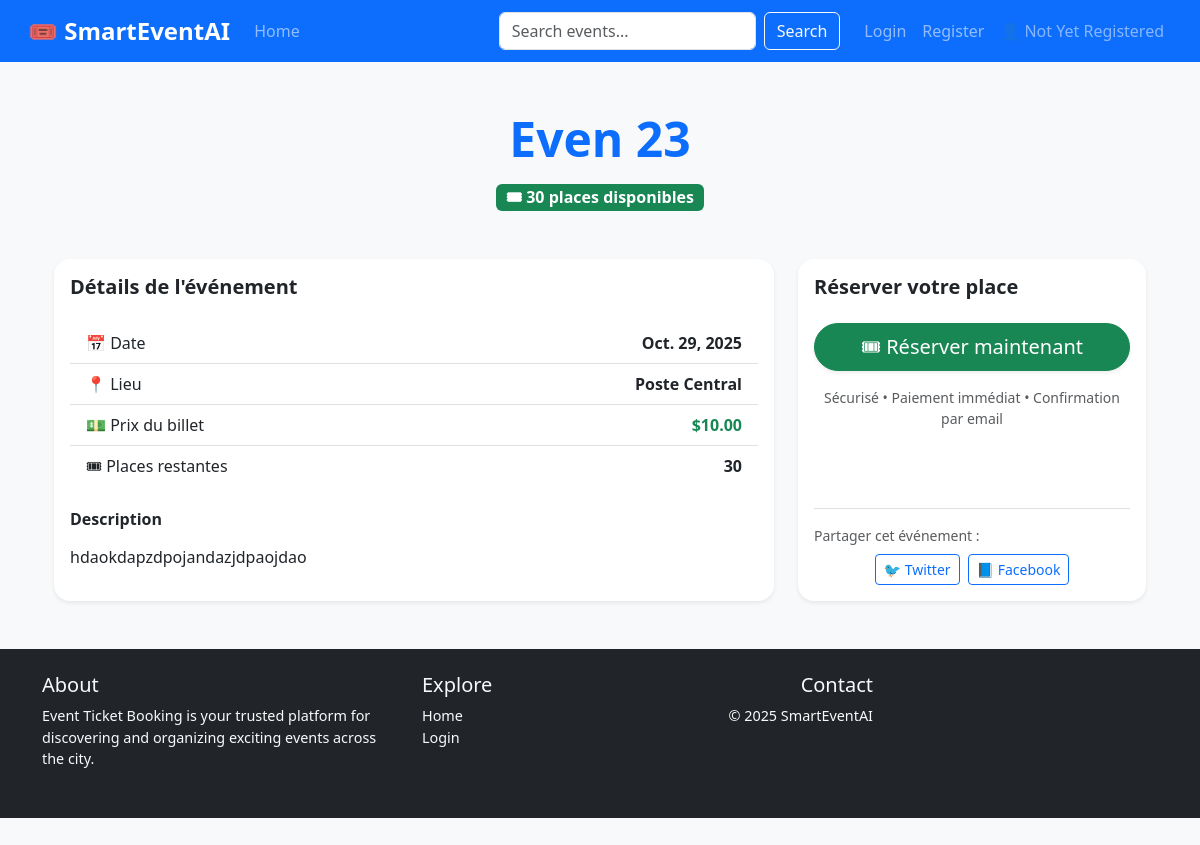
Screenshot of /event/8/ with the database file from the repository.
### event_service/models.py (models this page shows, shortened)
class Event(models.Model):
    title = models.CharField(max_length=200)
    description = models.TextField()
    location = models.CharField(max_length=200)
    date = models.DateField()
    ticket_price = models.DecimalField(max_digits=8, decimal_places=2, default=0.00)
    available_tickets = models.PositiveIntegerField(default=0)
    organizer = models.ForeignKey(User, on_delete=models.CASCADE)
    created_at = models.DateTimeField(auto_now_add=True)
    is_deleted = models.BooleanField(default=False)
    ambassadors = models.ManyToManyField(User, blank=True, related_name='ambassador_events')

### Event_Ticket_Booking_System/views.py (the view)
# urls.py: path('event/<int:event_id>/', event_public_detail, name='event_public_detail'),
def event_public_detail(request, event_id):
    event = get_object_or_404(Event, id=event_id)
    ref_id = request.GET.get('ref')
    print(ref_id)
    return render(request, 'event_public.html',
                  {'event': event, "ref_ambassador": ref_id}
                  )

### templates/event_public.html (shortened to what this page needs)
{% extends 'base.html' %}
{% load static %}
{% block content %}
<div class="container my-5">
  <div class="text-center mb-5">
    <h1 class="display-5 fw-bold text-primary">{{ event.title }}</h1>
    {% if event.available_tickets > 0 %}
      <span class="badge bg-success fs-6 mt-2">🎟 {{ event.available_tickets }} places disponibles</span>
    {% else %}
      <span class="badge bg-danger fs-6 mt-2">❌ Événement complet</span>
    {% endif %}
  </div>
  <div class="row g-4">
    <div class="col-lg-8">
      <div class="card shadow-sm border-0 rounded-4">
        <div class="card-body">
          <h5 class="fw-bold mb-4">Détails de l'événement</h5>
          <ul class="list-group list-group-flush">
            <li class="list-group-item d-flex justify-content-between align-items-center">
              <span>📅 Date</span>
              <strong>{{ event.date }}</strong>
            </li>
            <li class="list-group-item d-flex justify-content-between align-items-center">
              <span>📍 Lieu</span>
              <strong>{{ event.location }}</strong>
            </li>
            <li class="list-group-item d-flex justify-content-between align-items-center">
              <span>💵 Prix du billet</span>
              <strong class="text-success">${{ event.ticket_price }}</strong>
            </li>
            <li class="list-group-item d-flex justify-content-between align-items-center">
              <span>🎟 Places restantes</span>
              <strong>
                {% if event.available_tickets > 0 %}
                  {{ event.available_tickets }}
                {% else %}
                  0
                {% endif %}
              </strong>
            </li>
          </ul>
          <div class="mt-4">
            <h6 class="fw-bold">Description</h6>
            <p class="text-muted">{{ event.description|linebreaks }}</p>
          </div>
        </div>
      </div>
    </div>
    <div class="col-lg-4">
      <div class="card shadow-sm border-0 rounded-4 h-100">
        <div class="card-body d-flex flex-column">
          <h5 class="fw-bold mb-4">Réserver votre place</h5>
          {% if event.available_tickets > 0 %}
            <a href="{% url 'event-detail' event.id %}?ref={{ request.GET.ref|urlencode }}" class="btn btn-success btn-lg w-100 mb-3 rounded-pill shadow-sm">
              🎟 Réserver maintenant
            </a>
            <p class="text-muted small text-center">
              Sécurisé • Paiement immédiat • Confirmation par email
            </p>
          {% endif %}
          <div class="mt-auto pt-3 border-top">
            <p class="small text-muted mb-2">Partager cet événement :</p>
            <div class="d-flex gap-2 justify-content-center">
              <a href="https://twitter.com/intent/tweet?text=Venez%20à%20{{ event.title|urlencode }}&url={{ request.build_absolute_uri|urlencode }}" target="_blank" class="btn btn-sm btn-outline-primary">🐦 Twitter</a>
              <a href="https://www.facebook.com/sharer/sharer.php?u={{ request.build_absolute_uri|urlencode }}" target="_blank" class="btn btn-sm btn-outline-primary">📘 Facebook</a>
            </div>
          </div>
        </div>
      </div>
    </div>
  </div>
</div>
{% endblock %}

### static/css/style.css (style rules this page uses)
body { background-color: #f8f9fa; font-family: 'Segoe UI', Tahoma, Geneva, Verdana, sans-serif; margin: 0; padding-bottom: 70px; }
h1, h2, h3, h4 { font-weight: 600; color: #0d6efd; }
a { text-decoration: none; }
.card { border: 1px solid #dee2e6; transition: transform 0.2s ease-in-out; }

### templates/event_public.html (style rules this page uses)
.list-group-item { border-left: 0; border-right: 0; }
.card { transition: transform 0.2s; }

### rows the page displays
Event: title "Even 23", available_tickets "30", date "Oct. 29, 2025", location "Poste Central", ticket_price "10.00", description "hdaokdapzdpojandazjdpaojdao"
